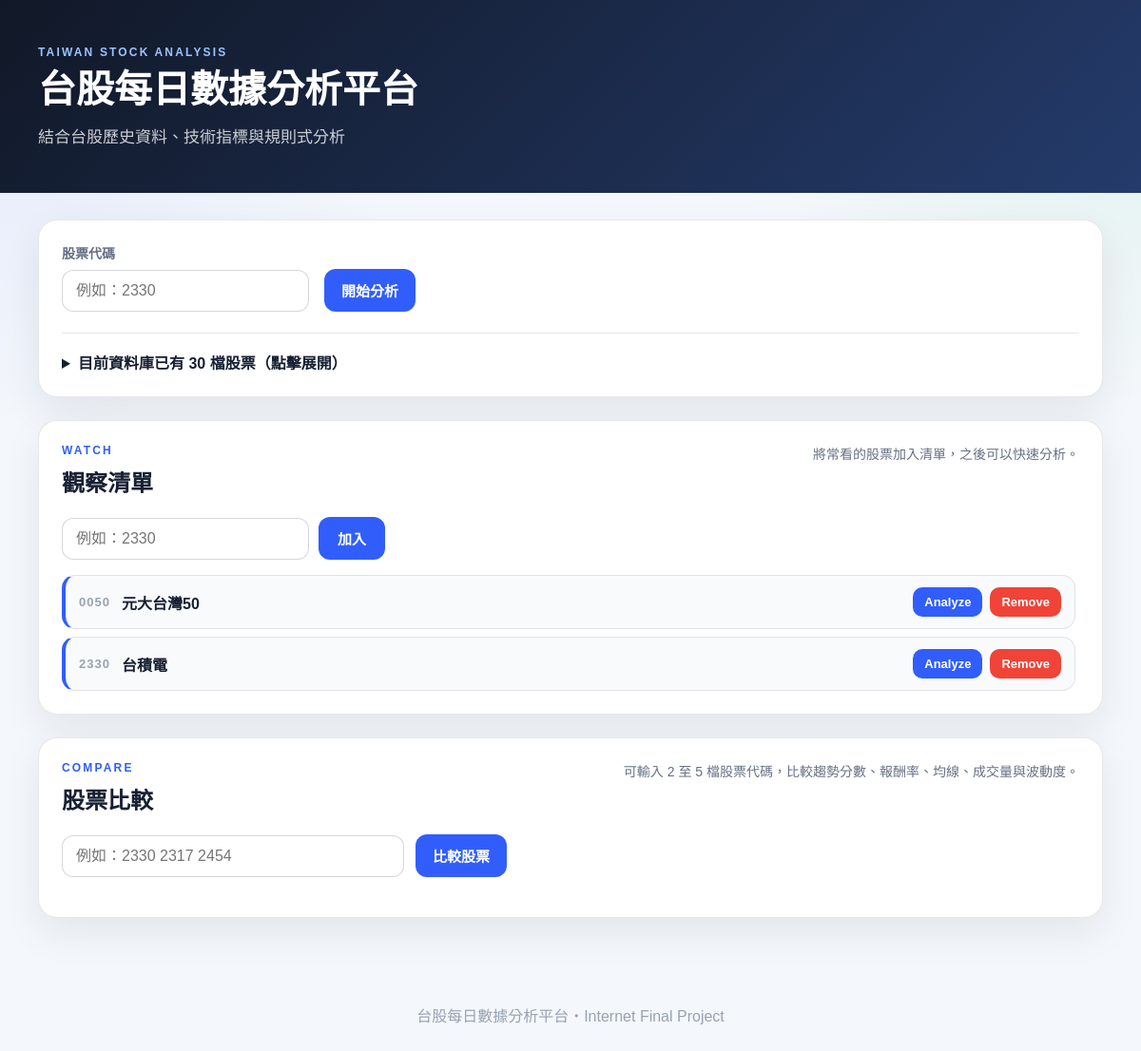
Before: / with the older database file.
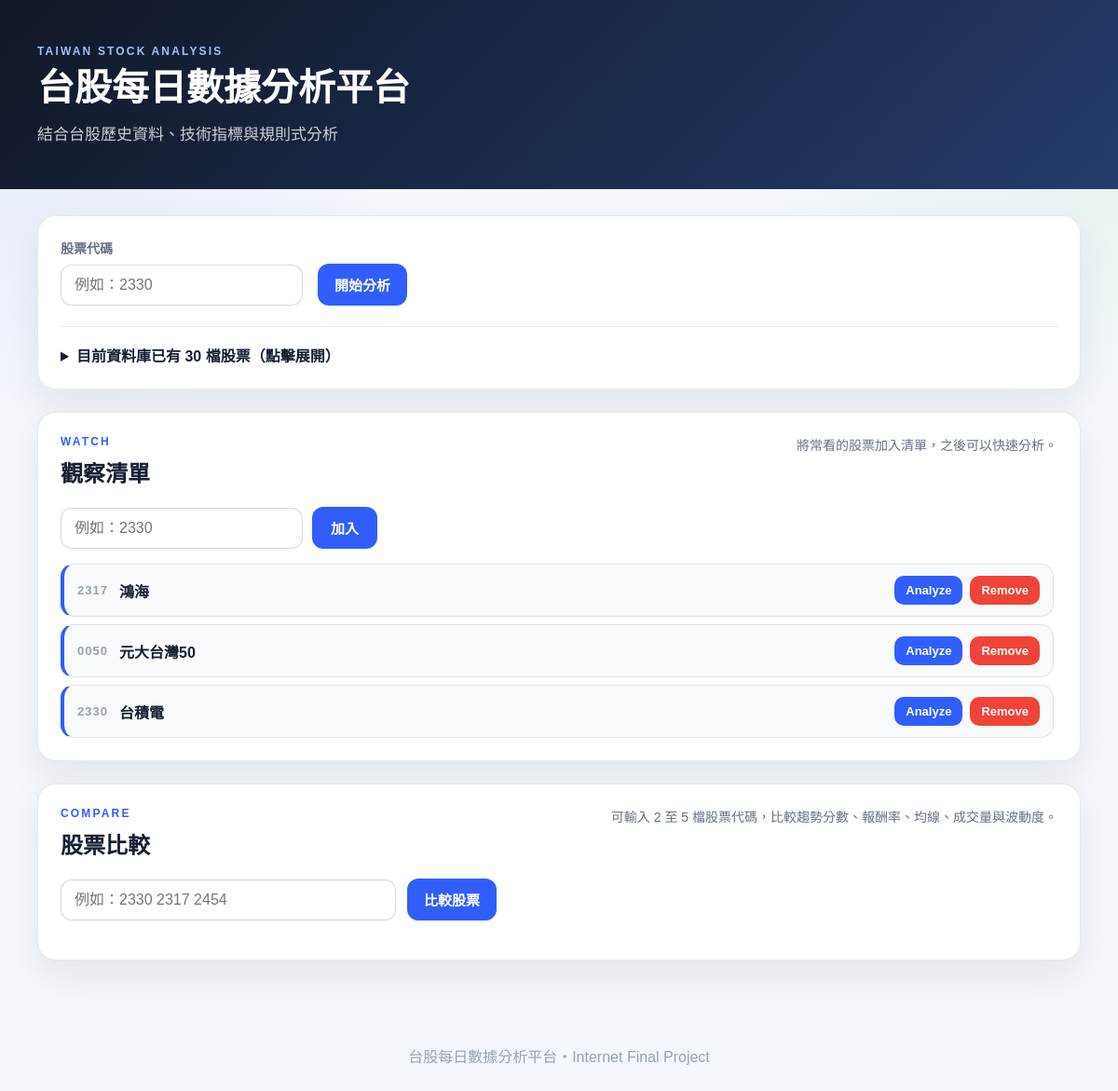
After: the same page with the newer database file.
### tables this page shows
CREATE TABLE watchlist (
                stock_code TEXT PRIMARY KEY,
                stock_name TEXT NOT NULL,
                created_at TEXT DEFAULT CURRENT_TIMESTAMP
            );

### app.py (the view, shortened to what this page needs)
@app.route("/", methods=["GET", "POST"])
def index():
    result = None
    chart_data = None
    error = None
    notice = None
    stock_code = ""
    has_report = False
    backtest_result = None
    compare_results = []
    compare_errors = []
    compare_notices = []
    try:
        available_stocks = get_available_stocks()
    except sqlite3.Error as exception:
        print(f"取得股票清單失敗：{exception}")
        available_stocks = []
    try:
        watchlist = get_watchlist()
    except sqlite3.Error as exception:
        print(f"取得觀察清單失敗：{exception}")
        watchlist = []
    return render_template(
        "index.html",
        result=result,
        chart_data=chart_data,
        backtest_result=backtest_result,
        compare_results=compare_results,
        compare_errors=compare_errors,
        compare_notices=compare_notices,
        error=error,
        notice=notice,
        stock_code=stock_code,
        available_stocks=available_stocks,
        watchlist=watchlist,
        has_report=has_report,
    )

### app.py (called while the page is built)
def get_available_stocks() -> list[dict[str, Any]]:
    query = """
        SELECT
            stock_code,
            MAX(stock_name) AS stock_name
        FROM stock_daily
        GROUP BY stock_code
        ORDER BY stock_code
    """
    with get_connection() as connection:
        rows = connection.execute(query).fetchall()
    available_stocks = []
    for row in rows:
        stock_code = row["stock_code"]
        report_path = os.path.join(
            app.root_path,
            "templates",
            "reports",
            f"report_{stock_code}.html",
        )
        has_report = os.path.exists(report_path)
        available_stocks.append(
            {
                "stock_code": stock_code,
                "stock_name": row["stock_name"],
                "has_report": has_report,
            }
        )
    return available_stocks

### database.py (called while the page is built)
def get_connection() -> sqlite3.Connection:
    DATA_DIR.mkdir(exist_ok=True)
    connection = sqlite3.connect(DATABASE_PATH)
    connection.row_factory = sqlite3.Row
    return connection

### templates/index.html (shortened to what the changed rows need)
<!DOCTYPE html>
<html lang="zh-Hant">
<head>
    <link
        rel="stylesheet"
        href="{{ url_for('static', filename='style.css') }}"
    >
</head>
<body>
    <header class="site-header">
        <div class="header-content">
            <div>
                <h1>台股每日數據分析平台</h1>
            </div>
        </div>
    </header>
    <main class="container">
        <section class="watchlist-section">
            {% if watchlist and watchlist|length > 0 %}
                <div class="watchlist-compact">
                    {% for stock in watchlist %}
                        <div class="watchlist-row">
                            <div class="watchlist-info">
                                <span class="watchlist-code">
                                    {{ stock.stock_code }}
                                </span>
                                <strong class="watchlist-name">
                                    {{ stock.stock_name }}
                                </strong>
                            </div>
                            <div class="watchlist-actions">
                                <button
                                    type="button"
                                    class="small-button"
                                    onclick="quickSearch('{{ stock.stock_code }}')"
                                >
                                    Analyze
                                </button>
                                <form
                                    action="{{ url_for('remove_watchlist', stock_code=stock.stock_code) }}"
                                    method="POST"
                                >
                                    <button
                                        type="submit"
                                        class="small-button remove-button"
                                    >
                                        Remove
                                    </button>
                                </form>
                            </div>
                        </div>
                    {% endfor %}
                </div>
            {% else %}
                <p class="empty-hint">
                    目前觀察清單沒有股票。
                </p>
            {% endif %}
        </section>
    </main>
</body>
</html>

Changed rows visible on the page:
added watchlist: stock_code "2317", stock_name "鴻海"
